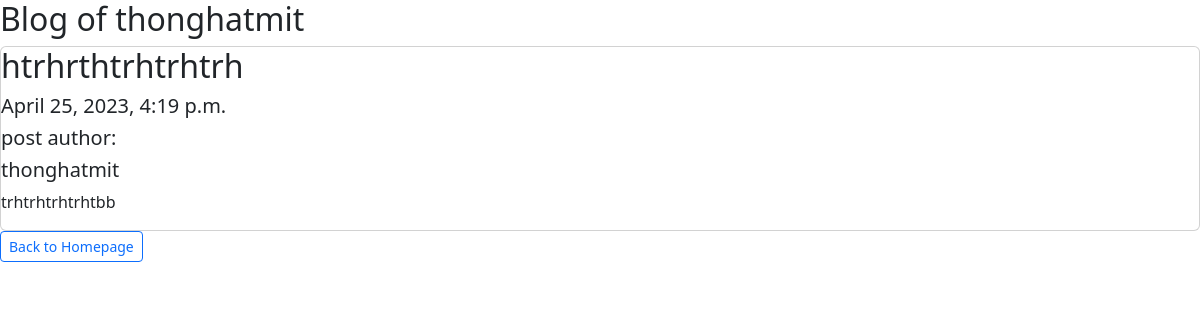
The page /post/thonghatmit/102 on the database its author committed.
### hello/models.py (models this page shows)
class Post(models.Model):
    title=models.CharField(max_length=100)
    body=models.CharField(max_length=10000000)
    author=models.CharField(max_length=100)
    created_at=models.DateTimeField(default=datetime.now, blank=True)
    '''
    def __init__(self,title,body,created_at):

     self.title = title
     self.body= body
     self.created_at=created_at
     '''

### hello/views.py (the view)
# urls.py: path('post/<str:uname>/<str:pk>',views.post, name='post'),
def post(request,pk, uname) :
    post=Post.objects.get(id=pk)
    labelid = request.POST.get('submit')
    print(labelid)
    pk=request.user.username
    if labelid=='Delete':
        print('post delete')
        post.delete()
        return redirect('blog', pk=pk)
    return render(request, 'post.html', {'pk':pk,'post':post,'uname':uname})

### templates/post.html (shortened to what this page needs)
<head>
    <link href="https://cdn.jsdelivr.net/npm/bootstrap@5.3.0-alpha1/dist/css/bootstrap.min.css"
          rel="stylesheet"
/>
    <link rel="stylesheet"
          href="https://cdn.jsdelivr.net/npm/bootstrap-icons@1.10.3/font/bootstrap-icons.css"/>
</head>
<div class="header">
    <h2>Blog {{pk}} of {{uname}}</h2>
  </div>
  <div class="row">
    <div class="leftcolumn">
      <div class="card">
          <h2>{{post.title}}</h2>
          <h5>{{post.created_at}}</h5>
          <h5>post author:</h5><h5>{{post.author}}</h5>
          <p>{{post.body}}</p>
      </div>
    </div>
  </div>
  <form method="POST" action="/" class="col-auto">
    <button id="stat-btn" class="btn btn-outline-primary btn-sm">Back to Homepage</button>
</form>

### rows shown on the page
Post: title "htrhrthtrhtrhtrh", created_at "April 25, 2023, 4:19 p.m.", author "thonghatmit", body "trhtrhtrhtrhtbb"
